Frame 1 (no input): blank canvas, image omitted
Frame 60 (no input): blank canvas, image omitted
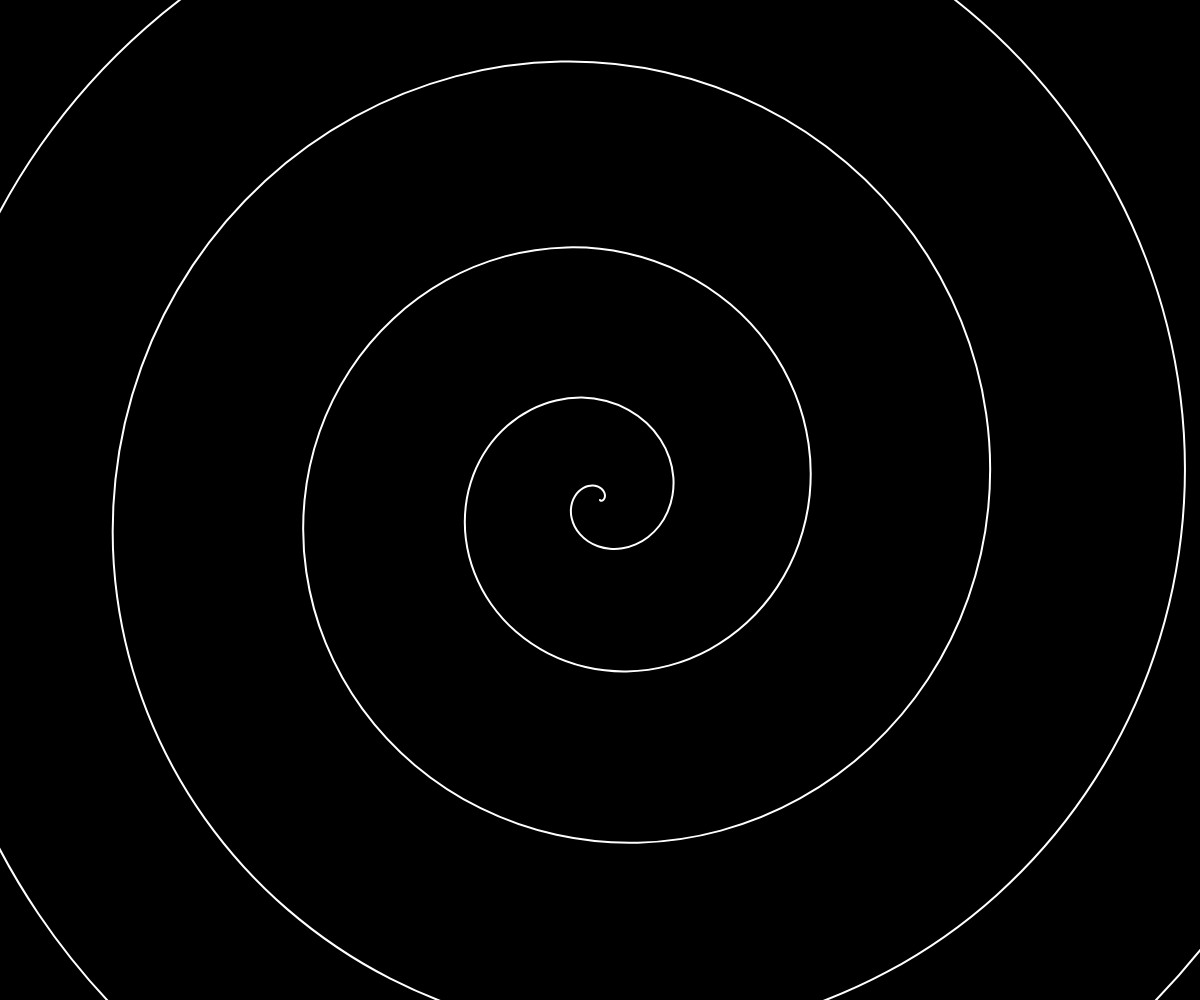
Frame 120 (the mouse pressed at the canvas centre since frame 60)

The p5.js sketch whose frames 1 and 60 were blank and that drew this single picture after the mouse press (run headless with seeded random() and noise() and a simulated clock; from frame 60 on, the mouse is pressed at the canvas centre):

// p5.js sketch
// ── sketch.js
function smoothstep(edge0, edge1, x) {
  t = constrain((x - edge0)/(edge1 - edge0), 0.0, 1.0);
  return t * t * (3.0 - 2.0 * t);
}

function draw() {
  background(0);
  translate(width/2,height/2);
  steps = height/2;
  stroke(255);
  strokeWeight(2);
  noFill();
  let mx = mouseX/width*1000;
  let my = mouseY/height*1000;
  beginShape();
  vertex(0, 0, 0);
  for (let i = 0; i < steps/2.5; i++) {
    let radius = smoothstep(0, steps/2.5, i) * height;
    let x = sin(frameCount*i/mx)*(radius);
    let y = cos(frameCount*i/my)*(radius);
    let z = cos(frameCount*i/1000.0)*(radius/10.0);
    curveVertex(x, y, z);
  }
  endShape();
}

function setup() 
{
	let c = createCanvas(windowWidth, windowHeight);
    c.style.position = "absolute";
    c.style.top = "0px";
    c.style.left = "0px";
}
